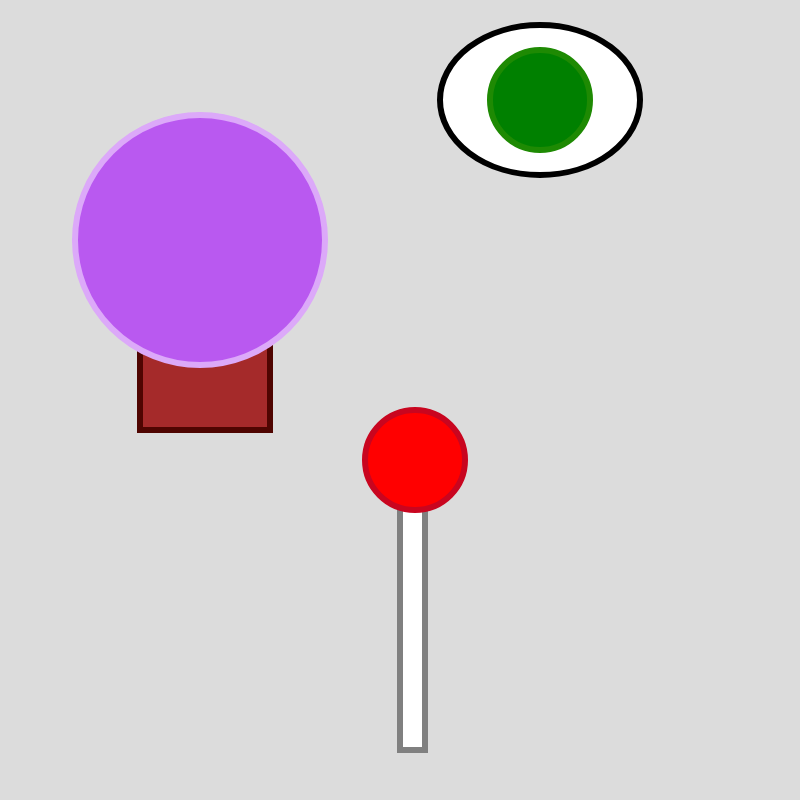
Frame 1 (no input)
Frame 2 (the mouse pressed at the canvas centre, redrawn once): identical to frame 1, image omitted

The p5.js sketch that drew this single still picture (run headless with seeded random() and noise() and a simulated clock; the mouse was pressed at the canvas centre and the sketch redrawn once):

// p5.js sketch
// ── sketch.js
function setup() {
  // create a canvas
  createCanvas(800, 800);

  // disable animation
  noLoop();
  //This a cumulative of different emojis. The Crystal ball emoji, the eye emoji, and a lollipop
}

function draw() {
  background(220);
  
  //The crystal ball stand
  stroke("#4f0501");
  strokeWeight(6);
  fill("brown");
  square(140, 300, 130);

//The crystal ball
  stroke("#dca9f9"); 
  strokeWeight(6); 
  fill("#b959f0"); 
  ellipse(200,240,250,250); 

  stroke("#4f0501");
  strokeWeight(6);
  fill("brown");

//eyeball emoji
//eye shape
  stroke("black");
  strokeWeight(6);
  fill("white");
  ellipse(540, 100, 200, 150);

//pupil
  stroke("#1e8a03");
  strokeWeight(6);
  fill("green");
  circle(540, 100, 100);

//lollipop stick
  stroke("gray");
  strokeWeight(6);
  fill("white");
  rect(400, 500, 25, 250);

//lollipop
  stroke("#c9051f");
  strokeWeight(6);
  fill("red");
  circle(415,460, 100, 100)
 
}
